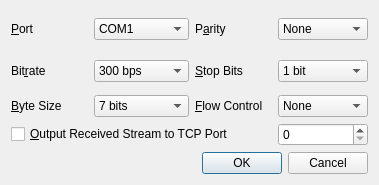
<?xml version="1.0" encoding="UTF-8"?>
<ui version="4.0">
 <class>SerialOptDialog</class>
 <widget class="QWidget" name="SerialOptDialog">
  <property name="geometry">
   <rect>
    <x>0</x>
    <y>0</y>
    <width>379</width>
    <height>185</height>
   </rect>
  </property>
  <property name="windowTitle">
   <string>Serial Options</string>
  </property>
  <layout class="QGridLayout" name="gridLayout">
   <item row="6" column="3">
    <widget class="QComboBox" name="cBFlowControl">
     <property name="toolTip">
      <string>Flow control</string>
     </property>
     <item>
      <property name="text">
       <string>None</string>
      </property>
     </item>
     <item>
      <property name="text">
       <string>RTS/CTS</string>
      </property>
     </item>
     <item>
      <property name="text">
       <string>XON/XOFF</string>
      </property>
     </item>
    </widget>
   </item>
   <item row="4" column="0">
    <widget class="QLabel" name="label1">
     <property name="toolTip">
      <string/>
     </property>
     <property name="text">
      <string>Bit&amp;rate</string>
     </property>
     <property name="buddy">
      <cstring>cBBitRate</cstring>
     </property>
    </widget>
   </item>
   <item row="6" column="2">
    <widget class="QLabel" name="label8">
     <property name="toolTip">
      <string/>
     </property>
     <property name="text">
      <string>&amp;Flow Control</string>
     </property>
     <property name="buddy">
      <cstring>cBFlowControl</cstring>
     </property>
    </widget>
   </item>
   <item row="7" column="3">
    <widget class="QSpinBox" name="cBTcpPort">
     <property name="maximum">
      <number>35536</number>
     </property>
    </widget>
   </item>
   <item row="4" column="2">
    <widget class="QLabel" name="label5">
     <property name="toolTip">
      <string/>
     </property>
     <property name="text">
      <string>&amp;Stop Bits</string>
     </property>
     <property name="buddy">
      <cstring>cBStopBits</cstring>
     </property>
    </widget>
   </item>
   <item row="1" column="0">
    <widget class="QLabel" name="label3">
     <property name="toolTip">
      <string/>
     </property>
     <property name="text">
      <string>&amp;Port</string>
     </property>
     <property name="buddy">
      <cstring>cBPort</cstring>
     </property>
    </widget>
   </item>
   <item row="4" column="3">
    <widget class="QComboBox" name="cBStopBits">
     <property name="toolTip">
      <string>Number of stop bits</string>
     </property>
     <item>
      <property name="text">
       <string>1 bit</string>
      </property>
     </item>
     <item>
      <property name="text">
       <string>2 bits</string>
      </property>
     </item>
    </widget>
   </item>
   <item row="7" column="0" colspan="3">
    <widget class="QCheckBox" name="cBOutputTcpPort">
     <property name="toolTip">
      <string>Stream serial data to TCP port</string>
     </property>
     <property name="text">
      <string>&amp;Output Received Stream to TCP Port</string>
     </property>
    </widget>
   </item>
   <item row="1" column="2">
    <widget class="QLabel" name="label4">
     <property name="toolTip">
      <string/>
     </property>
     <property name="text">
      <string>P&amp;arity</string>
     </property>
     <property name="buddy">
      <cstring>cBParity</cstring>
     </property>
    </widget>
   </item>
   <item row="3" column="1" rowspan="3">
    <widget class="QComboBox" name="cBBitRate">
     <property name="toolTip">
      <string>Baud rate</string>
     </property>
     <item>
      <property name="text">
       <string>300 bps</string>
      </property>
     </item>
     <item>
      <property name="text">
       <string>600 bps</string>
      </property>
     </item>
     <item>
      <property name="text">
       <string>1200 bps</string>
      </property>
     </item>
     <item>
      <property name="text">
       <string>2400 bps</string>
      </property>
     </item>
     <item>
      <property name="text">
       <string>4800 bps</string>
      </property>
     </item>
     <item>
      <property name="text">
       <string>9600 bps</string>
      </property>
     </item>
     <item>
      <property name="text">
       <string>19200 bps</string>
      </property>
     </item>
     <item>
      <property name="text">
       <string>38400 bps</string>
      </property>
     </item>
     <item>
      <property name="text">
       <string>57600 bps</string>
      </property>
     </item>
     <item>
      <property name="text">
       <string>115200 bps</string>
      </property>
     </item>
     <item>
      <property name="text">
       <string>230400 bps</string>
      </property>
     </item>
    </widget>
   </item>
   <item row="6" column="0">
    <widget class="QLabel" name="label2">
     <property name="toolTip">
      <string/>
     </property>
     <property name="text">
      <string>&amp;Byte Size</string>
     </property>
     <property name="buddy">
      <cstring>cBByteSize</cstring>
     </property>
    </widget>
   </item>
   <item row="6" column="1">
    <widget class="QComboBox" name="cBByteSize">
     <property name="toolTip">
      <string>Byte size</string>
     </property>
     <item>
      <property name="text">
       <string>7 bits</string>
      </property>
     </item>
     <item>
      <property name="text">
       <string>8 bits</string>
      </property>
     </item>
    </widget>
   </item>
   <item row="0" column="1" rowspan="3">
    <widget class="QComboBox" name="cBPort">
     <property name="toolTip">
      <string>Serial port</string>
     </property>
     <item>
      <property name="text">
       <string>COM1</string>
      </property>
     </item>
    </widget>
   </item>
   <item row="1" column="3">
    <widget class="QComboBox" name="cBParity">
     <property name="toolTip">
      <string>Parity bit</string>
     </property>
     <item>
      <property name="text">
       <string>None</string>
      </property>
     </item>
     <item>
      <property name="text">
       <string>Even</string>
      </property>
     </item>
     <item>
      <property name="text">
       <string>Odd</string>
      </property>
     </item>
    </widget>
   </item>
   <item row="8" column="0" colspan="4">
    <widget class="QDialogButtonBox" name="buttonBox">
     <property name="standardButtons">
      <set>QDialogButtonBox::Cancel|QDialogButtonBox::Ok</set>
     </property>
    </widget>
   </item>
  </layout>
 </widget>
 <tabstops>
  <tabstop>cBPort</tabstop>
  <tabstop>cBParity</tabstop>
  <tabstop>cBBitRate</tabstop>
  <tabstop>cBStopBits</tabstop>
  <tabstop>cBByteSize</tabstop>
  <tabstop>cBFlowControl</tabstop>
  <tabstop>cBOutputTcpPort</tabstop>
  <tabstop>cBTcpPort</tabstop>
 </tabstops>
 <resources/>
 <connections/>
</ui>
